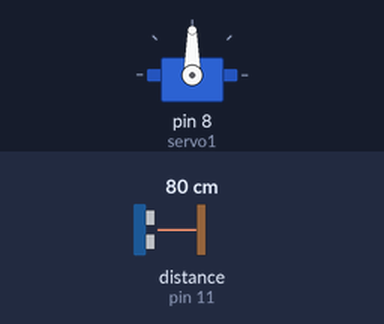
Bench run of a sketch on a simulated Arduino Uno, built with avr-gcc and run on an emulated ATmega328P. On the bench: servo. Wiring (inferred from the names in the program): ultrasonic range finder: trigger pin 12; echo pin 11. The inputs (shaded band) are chosen by the test bench; at power-on: distance to the obstacle (sensor on pin 11) 80 cm. The echo pulse lasts 58.3 µs per cm; what the sketch prints to the serial monitor is not drawn.

Above: at 1.2 s.
1.3 s: distance to the obstacle (sensor on pin 11) set to 14 cm
4.2 s: distance to the obstacle (sensor on pin 11) set to 11 cm
At 6.9 s:
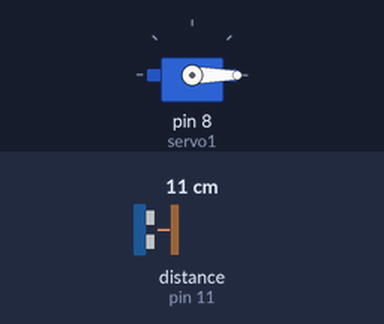
7.2 s: distance to the obstacle (sensor on pin 11) set to 4 cm
10.2 s: distance to the obstacle (sensor on pin 11) set to 2 cm
At 10.2 s:
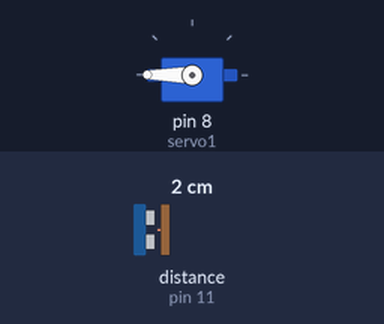
Timing chart, 0 to 13.7 s (numbered marks = the images above; inputs shaded):
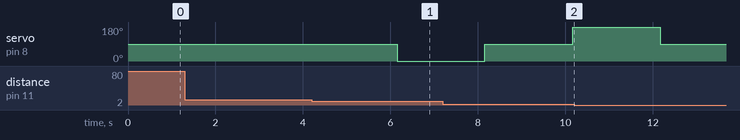

Measured:
- the behaviour switches between 13 and 12 cm on distance to the obstacle (sensor on pin 11) (found by bisection; images 0 and 1)
- the behaviour switches between 3 and 2 cm on distance to the obstacle (sensor on pin 11) (found by bisection; images 1 and 2)
- after the input at 1.3 s, every drawn part: stays the same
- after the input at 4.2 s, servo on pin 8 (servo1): 90° → 0° after 2.0 s

The sketch:

1soil_wali_lid_copy_20240329002113.ino
```cpp
#include <Servo.h>
Servo servo1;
const int trigPin = 12;
const int echoPin = 11;
long duration;
int distance=0;
int potPin = A0;
int soil=0;
int fsoil;
int turn = 0 ;
void setup()
{
  Serial.begin(9600);
pinMode(trigPin, OUTPUT);
pinMode(echoPin, INPUT);
servo1.attach(8);
}
void loop()
{


  int soil=0;
  for(int i=0;i<2;i++)
{
digitalWrite(trigPin, LOW);
delayMicroseconds(7);
digitalWrite(trigPin, HIGH);
delayMicroseconds(10);
digitalWrite(trigPin, LOW);
delayMicroseconds(10);
duration = pulseIn(echoPin, HIGH);
distance= duration*0.034/2+distance;
delay(10);

  }
  distance=distance/2;
  Serial.println(distance);
  if (distance <12 && distance>1){


  if(turn>=0){
    if(turn == 0 ){
      Serial.print(turn);
       delay(1000);
  Serial.print("dry ");
servo1.write(0);
delay(2000);
turn = turn +1;
    }
    else if(turn ==1){
      Serial.print(turn);
  delay(1000);
  Serial.print("WET ");
  Serial.print(fsoil);
  servo1.write(180);
  turn = turn + 1;
delay(2000);
    }

else{


  delay(1000);
for(int i=0;i<3;i++)
{
soil = analogRead(potPin) ;
soil = constrain(soil, 485, 1023);
fsoil = (map(soil, 485, 1023, 100, 0))+fsoil;
delay(75);
}


Serial.println(fsoil);
Serial.print("%");
if(fsoil>178)
{delay(1000);
  Serial.print("WET");
  Serial.print(fsoil);
  servo1.write(180);
delay(2000);}
else{ delay(1000);
  Serial.print("dry ");
servo1.write(0);
delay(2000);}}}

servo1.write(90);}
distance=0;
fsoil=0;delay(1000);
}
```
